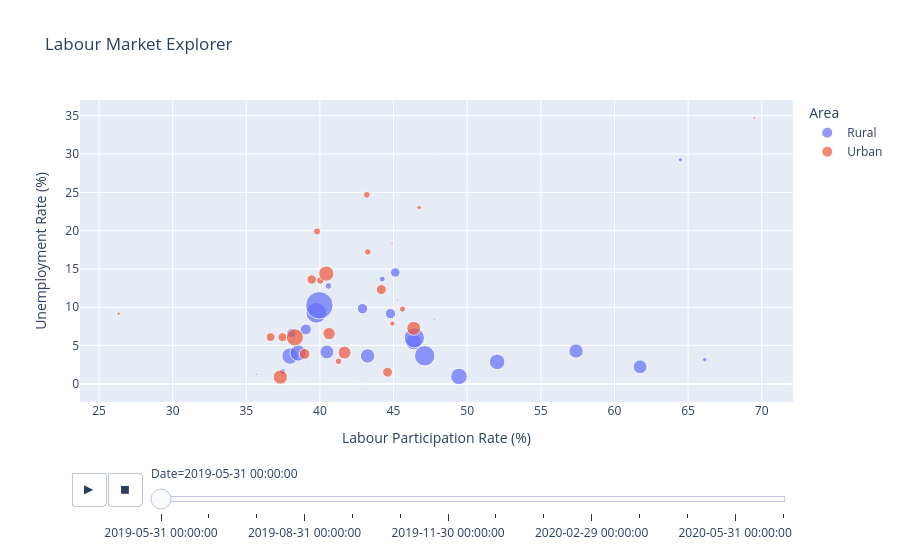

Write notebook code for a chart like this one.
### Markdown cell above
### Labour Market Explorer

This chart looks at the relationship between labour participation and unemployment. The bubble size represents the number of employed people.

### Code cell
bubble_df = df.copy()


fig = px.scatter(
    bubble_df,
    x="Labour_Participation_Rate",
    y="Unemployment_Rate",
    size="Employed",
    color="Area",
    hover_name="State",
    animation_frame="Date",
    title="Labour Market Explorer",
    labels={
        "Labour_Participation_Rate": "Labour Participation Rate (%)",
        "Unemployment_Rate": "Unemployment Rate (%)",
        "Employed": "Employed"
    }
)

fig.show()

### Figure 1 — Plotly figure (JSON) as saved in the notebook; plotly's stock layout.template omitted (floating-point values rounded to 4 significant figures)
{"data": [{"hovertemplate": "<b>%{hovertext}</b><br><br>Area=Rural<br>Date=2019-05-31 00:00:00<br>Labour Participation Rate (%)=%{x}<br>Unemployment Rate (%)=%{y}<br>Employed=%{marker.size}<extra></extra>", "hovertext": ["Andhra Pradesh", "Assam", "Bihar", "Chhattisgarh", "Delhi", "Goa", "Gujarat", "Haryana", "Himachal Pradesh", "Jammu & Kashmir", "Jharkhand", "Karnataka", "Kerala", "Madhya Pradesh", "Maharashtra", "Meghalaya", "Odisha", "Puducherry", "Punjab", "Rajasthan", "Tamil Nadu", "Telangana", "Tripura", "Uttar Pradesh", "Uttarakhand", "West Bengal"], "legendgroup": "Rural", "marker": {"color": "#636efa", "size": [12000000.0, 11750000.0, 24320000.0, 6259000.0, 169500.0, 179300.0, 13950000.0, 5249000.0, 2046000.0, 2495000.0, 7036000.0, 13910000.0, 5184000.0, 15350000.0, 23900000.0, 1119000.0, 11160000.0, 172500.0, 6089000.0, 15230000.0, 15840000.0, 11050000.0, 1020000.0, 43290000.0, 2108000.0, 23450000.0], "sizemode": "area", "sizeref": 114400.0, "symbol": "circle"}, "mode": "markers", "name": "Rural", "orientation": "v", "showlegend": true, "type": "scatter", "x": [43.24, 57.39, 39.75, 42.89, 42.33, 39.16, 52.03, 45.12, 44.23, 40.57, 39.04, 46.36, 38.07, 37.97, 47.11, 66.13, 40.47, 43.08, 44.79, 38.52, 49.44, 61.74, 64.47, 39.96, 37.47, 46.41], "xaxis": "x", "y": [3.65, 4.29, 9.27, 9.82, 12.56, 2.91, 2.88, 14.54, 13.68, 12.78, 7.11, 5.46, 6.63, 3.63, 3.67, 3.16, 4.17, 0.0, 9.17, 4.03, 0.97, 2.23, 29.25, 10.26, 1.63, 6.02], "yaxis": "y"}, {"hovertemplate": "<b>%{hovertext}</b><br><br>Area=Urban<br>Date=2019-05-31 00:00:00<br>Labour Participation Rate (%)=%{x}<br>Unemployment Rate (%)=%{y}<br>Employed=%{marker.size}<extra></extra>", "hovertext": ["Andhra Pradesh", "Assam", "Bihar", "Chandigarh", "Chhattisgarh", "Delhi", "Goa", "Gujarat", "Haryana", "Himachal Pradesh", "Jammu & Kashmir", "Jharkhand", "Karnataka", "Kerala", "Madhya Pradesh", "Maharashtra", "Meghalaya", "Odisha", "Puducherry", "Punjab", "Rajasthan", "Sikkim", "Tamil Nadu", "Telangana", "Tripura", "Uttar Pradesh", "Uttarakhand", "West Bengal"], "legendgroup": "Urban", "marker": {"color": "#EF553B", "size": [4789000.0, 1672000.0, 3029000.0, 348000.0, 2223000.0, 5756000.0, 264900.0, 9687000.0, 2694000.0, 245700.0, 1130000.0, 2404000.0, 8638000.0, 4606000.0, 6693000.0, 16960000.0, 229000.0, 2520000.0, 283900.0, 3290000.0, 5108000.0, 89590.0, 11800000.0, 5561000.0, 423100.0, 13390000.0, 676800.0, 11310000.0], "sizemode": "area", "sizeref": 114400.0, "symbol": "circle"}, "mode": "markers", "name": "Urban", "orientation": "v", "showlegend": true, "type": "scatter", "x": [37.45, 44.92, 39.8, 44.89, 45.61, 44.17, 34.17, 41.67, 43.18, 45.27, 46.74, 43.25, 40.62, 36.65, 38.96, 38.3, 47.79, 41.26, 35.71, 40.03, 39.44, 48.61, 37.31, 44.59, 69.5, 40.43, 26.33, 46.37], "xaxis": "x", "y": [6.09, 7.87, 19.9, 18.35, 9.77, 12.31, 2.75, 4.09, 24.67, 10.88, 23.04, 17.23, 6.56, 6.11, 3.91, 6.08, 8.4, 2.95, 1.25, 13.49, 13.62, 8.2, 0.89, 1.52, 34.69, 14.4, 9.17, 7.25], "yaxis": "y"}], "layout": {"legend": {"itemsizing": "constant", "title": {"text": "Area"}, "tracegroupgap": 0}, "sliders": [{"active": 0, "currentvalue": {"prefix": "Date="}, "len": 0.9, "pad": {"b": 10, "t": 60}, "steps": [{"args": [["2019-05-31 00:00:00"], {"frame": {"duration": 0, "redraw": false}, "fromcurrent": true, "mode": "immediate", "transition": {"duration": 0, "easing": "linear"}}], "label": "2019-05-31 00:00:00", "method": "animate"}, {"args": [["2019-06-30 00:00:00"], {"frame": {"duration": 0, "redraw": false}, "fromcurrent": true, "mode": "immediate", "transition": {"duration": 0, "easing": "linear"}}], "label": "2019-06-30 00:00:00", "method": "animate"}, {"args": [["2019-07-31 00:00:00"], {"frame": {"duration": 0, "redraw": false}, "fromcurrent": true, "mode": "immediate", "transition": {"duration": 0, "easing": "linear"}}], "label": "2019-07-31 00:00:00", "method": "animate"}, {"args": [["2019-08-31 00:00:00"], {"frame": {"duration": 0, "redraw": false}, "fromcurrent": true, "mode": "immediate", "transition": {"duration": 0, "easing": "linear"}}], "label": "2019-08-31 00:00:00", "method": "animate"}, {"args": [["2019-09-30 00:00:00"], {"frame": {"duration": 0, "redraw": false}, "fromcurrent": true, "mode": "immediate", "transition": {"duration": 0, "easing": "linear"}}], "label": "2019-09-30 00:00:00", "method": "animate"}, {"args": [["2019-10-31 00:00:00"], {"frame": {"duration": 0, "redraw": false}, "fromcurrent": true, "mode": "immediate", "transition": {"duration": 0, "easing": "linear"}}], "label": "2019-10-31 00:00:00", "method": "animate"}, {"args": [["2019-11-30 00:00:00"], {"frame": {"duration": 0, "redraw": false}, "fromcurrent": true, "mode": "immediate", "transition": {"duration": 0, "easing": "linear"}}], "label": "2019-11-30 00:00:00", "method": "animate"}, {"args": [["2019-12-31 00:00:00"], {"frame": {"duration": 0, "redraw": false}, "fromcurrent": true, "mode": "immediate", "transition": {"duration": 0, "easing": "linear"}}], "label": "2019-12-31 00:00:00", "method": "animate"}, {"args": [["2020-01-31 00:00:00"], {"frame": {"duration": 0, "redraw": false}, "fromcurrent": true, "mode": "immediate", "transition": {"duration": 0, "easing": "linear"}}], "label": "2020-01-31 00:00:00", "method": "animate"}, {"args": [["2020-02-29 00:00:00"], {"frame": {"duration": 0, "redraw": false}, "fromcurrent": true, "mode": "immediate", "transition": {"duration": 0, "easing": "linear"}}], "label": "2020-02-29 00:00:00", "method": "animate"}, {"args": [["2020-03-31 00:00:00"], {"frame": {"duration": 0, "redraw": false}, "fromcurrent": true, "mode": "immediate", "transition": {"duration": 0, "easing": "linear"}}], "label": "2020-03-31 00:00:00", "method": "animate"}, {"args": [["2020-04-30 00:00:00"], {"frame": {"duration": 0, "redraw": false}, "fromcurrent": true, "mode": "immediate", "transition": {"duration": 0, "easing": "linear"}}], "label": "2020-04-30 00:00:00", "method": "animate"}, {"args": [["2020-05-31 00:00:00"], {"frame": {"duration": 0, "redraw": false}, "fromcurrent": true, "mode": "immediate", "transition": {"duration": 0, "easing": "linear"}}], "label": "2020-05-31 00:00:00", "method": "animate"}, {"args": [["2020-06-30 00:00:00"], {"frame": {"duration": 0, "redraw": false}, "fromcurrent": true, "mode": "immediate", "transition": {"duration": 0, "easing": "linear"}}], "label": "2020-06-30 00:00:00", "method": "animate"}], "x": 0.1, "xanchor": "left", "y": 0, "yanchor": "top"}], "title": {"text": "Labour Market Explorer"}, "updatemenus": [{"buttons": [{"args": [null, {"frame": {"duration": 500, "redraw": false}, "fromcurrent": true, "mode": "immediate", "transition": {"duration": 500, "easing": "linear"}}], "label": "&#9654;", "method": "animate"}, {"args": [[null], {"frame": {"duration": 0, "redraw": false}, "fromcurrent": true, "mode": "immediate", "transition": {"duration": 0, "easing": "linear"}}], "label": "&#9724;", "method": "animate"}], "direction": "left", "pad": {"r": 10, "t": 70}, "showactive": false, "type": "buttons", "x": 0.1, "xanchor": "right", "y": 0, "yanchor": "top"}], "xaxis": {"anchor": "y", "domain": [0, 1], "title": {"text": "Labour Participation Rate (%)"}}, "yaxis": {"anchor": "x", "domain": [0, 1], "title": {"text": "Unemployment Rate (%)"}}}}
